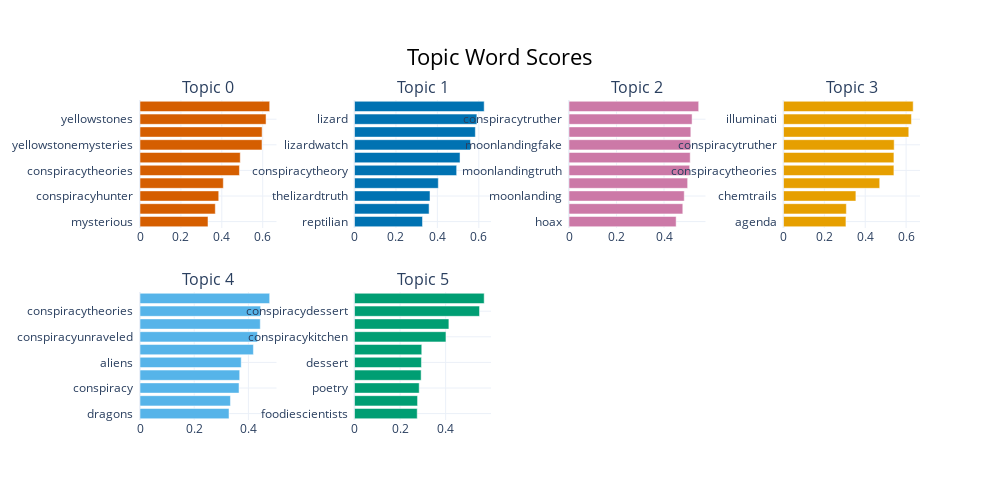

The cell this chart's notebook holds for it:
### Code cell
topic_model.visualize_barchart(top_n_topics = 6, n_words = 10)

### Figure 1 — Plotly figure (JSON) as saved in the notebook; plotly's stock layout.template omitted (floating-point values rounded to 4 significant figures)
{"data": [{"marker": {"color": "#D55E00"}, "orientation": "h", "type": "bar", "x": [0.3324, 0.3682, 0.3849, 0.4073, 0.4861, 0.4901, 0.5965, 0.5971, 0.6163, 0.634], "xaxis": "x", "y": ["mysterious  ", "park  ", "conspiracyhunter  ", "conspiracy  ", "conspiracytheories  ", "conspiracytheory  ", "yellowstonemysteries  ", "yellowstonemystery  ", "yellowstones  ", "yellowstone  "], "yaxis": "y"}, {"marker": {"color": "#0072B2"}, "orientation": "h", "type": "bar", "x": [0.3282, 0.36, 0.3645, 0.4045, 0.4931, 0.5093, 0.5598, 0.5833, 0.5906, 0.6259], "xaxis": "x2", "y": ["reptilian  ", "conspiracyholmes  ", "thelizardtruth  ", "conspiracy  ", "conspiracytheory  ", "conspiracytheories  ", "lizardwatch  ", "lizards  ", "lizard  ", "lizardpeople  "], "yaxis": "y2"}, {"marker": {"color": "#CC79A7"}, "orientation": "h", "type": "bar", "x": [0.4511, 0.4792, 0.4852, 0.4996, 0.5082, 0.5104, 0.5113, 0.5129, 0.5183, 0.546], "xaxis": "x3", "y": ["hoax  ", "conspiracytheory  ", "moonlanding  ", "moon  ", "moonlandingtruth  ", "conspiracy  ", "moonlandingfake  ", "conspiracytheories  ", "conspiracytruther  ", "conspiracytruth  "], "yaxis": "y3"}, {"marker": {"color": "#E69F00"}, "orientation": "h", "type": "bar", "x": [0.3056, 0.3077, 0.3544, 0.4709, 0.5404, 0.5405, 0.5417, 0.6132, 0.6263, 0.6348], "xaxis": "x4", "y": ["agenda  ", "wakeup  ", "chemtrails  ", "conspiracy  ", "conspiracytheories  ", "conspiracytheory  ", "conspiracytruther  ", "illuminatiexposed  ", "illuminati  ", "illuminatis  "], "yaxis": "y4"}, {"marker": {"color": "#56B4E9"}, "orientation": "h", "type": "bar", "x": [0.3285, 0.3338, 0.3655, 0.3679, 0.3736, 0.4185, 0.4334, 0.444, 0.4452, 0.4786], "xaxis": "x5", "y": ["dragons  ", "ancientmysteries  ", "conspiracy  ", "conspiracycarl  ", "aliens  ", "conspiracytheoryoverload  ", "conspiracyunraveled  ", "conspiracytheoristatwork  ", "conspiracytheories  ", "sumerian  "], "yaxis": "y5"}, {"marker": {"color": "#009E73"}, "orientation": "h", "type": "bar", "x": [0.2753, 0.2767, 0.2839, 0.2925, 0.2938, 0.2952, 0.4014, 0.4142, 0.5487, 0.5691], "xaxis": "x6", "y": ["foodiescientists  ", "recipe  ", "poetry  ", "aliens  ", "dessert  ", "desserts  ", "conspiracykitchen  ", "conspiracy  ", "conspiracydessert  ", "conspiracydesserts  "], "yaxis": "y6"}], "layout": {"annotations": [{"font": {"size": 16}, "showarrow": false, "text": "Topic 0", "x": 0.0875, "xanchor": "center", "xref": "paper", "y": 1, "yanchor": "bottom", "yref": "paper"}, {"font": {"size": 16}, "showarrow": false, "text": "Topic 1", "x": 0.3625, "xanchor": "center", "xref": "paper", "y": 1, "yanchor": "bottom", "yref": "paper"}, {"font": {"size": 16}, "showarrow": false, "text": "Topic 2", "x": 0.6375, "xanchor": "center", "xref": "paper", "y": 1, "yanchor": "bottom", "yref": "paper"}, {"font": {"size": 16}, "showarrow": false, "text": "Topic 3", "x": 0.9125, "xanchor": "center", "xref": "paper", "y": 1, "yanchor": "bottom", "yref": "paper"}, {"font": {"size": 16}, "showarrow": false, "text": "Topic 4", "x": 0.0875, "xanchor": "center", "xref": "paper", "y": 0.4, "yanchor": "bottom", "yref": "paper"}, {"font": {"size": 16}, "showarrow": false, "text": "Topic 5", "x": 0.3625, "xanchor": "center", "xref": "paper", "y": 0.4, "yanchor": "bottom", "yref": "paper"}], "height": 500, "hoverlabel": {"bgcolor": "white", "font": {"family": "Rockwell", "size": 16}}, "showlegend": false, "title": {"font": {"color": "Black", "size": 22}, "text": "Topic Word Scores", "x": 0.5, "xanchor": "center", "yanchor": "top"}, "width": 1000, "xaxis": {"anchor": "y", "domain": [0, 0.175], "showgrid": true}, "xaxis2": {"anchor": "y2", "domain": [0.275, 0.45], "showgrid": true}, "xaxis3": {"anchor": "y3", "domain": [0.55, 0.725], "showgrid": true}, "xaxis4": {"anchor": "y4", "domain": [0.825, 1], "showgrid": true}, "xaxis5": {"anchor": "y5", "domain": [0, 0.175], "showgrid": true}, "xaxis6": {"anchor": "y6", "domain": [0.275, 0.45], "showgrid": true}, "xaxis7": {"anchor": "y7", "domain": [0.55, 0.725], "showgrid": true}, "xaxis8": {"anchor": "y8", "domain": [0.825, 1], "showgrid": true}, "yaxis": {"anchor": "x", "domain": [0.6, 1], "showgrid": true}, "yaxis2": {"anchor": "x2", "domain": [0.6, 1], "showgrid": true}, "yaxis3": {"anchor": "x3", "domain": [0.6, 1], "showgrid": true}, "yaxis4": {"anchor": "x4", "domain": [0.6, 1], "showgrid": true}, "yaxis5": {"anchor": "x5", "domain": [0, 0.4], "showgrid": true}, "yaxis6": {"anchor": "x6", "domain": [0, 0.4], "showgrid": true}, "yaxis7": {"anchor": "x7", "domain": [0, 0.4], "showgrid": true}, "yaxis8": {"anchor": "x8", "domain": [0, 0.4], "showgrid": true}}}
